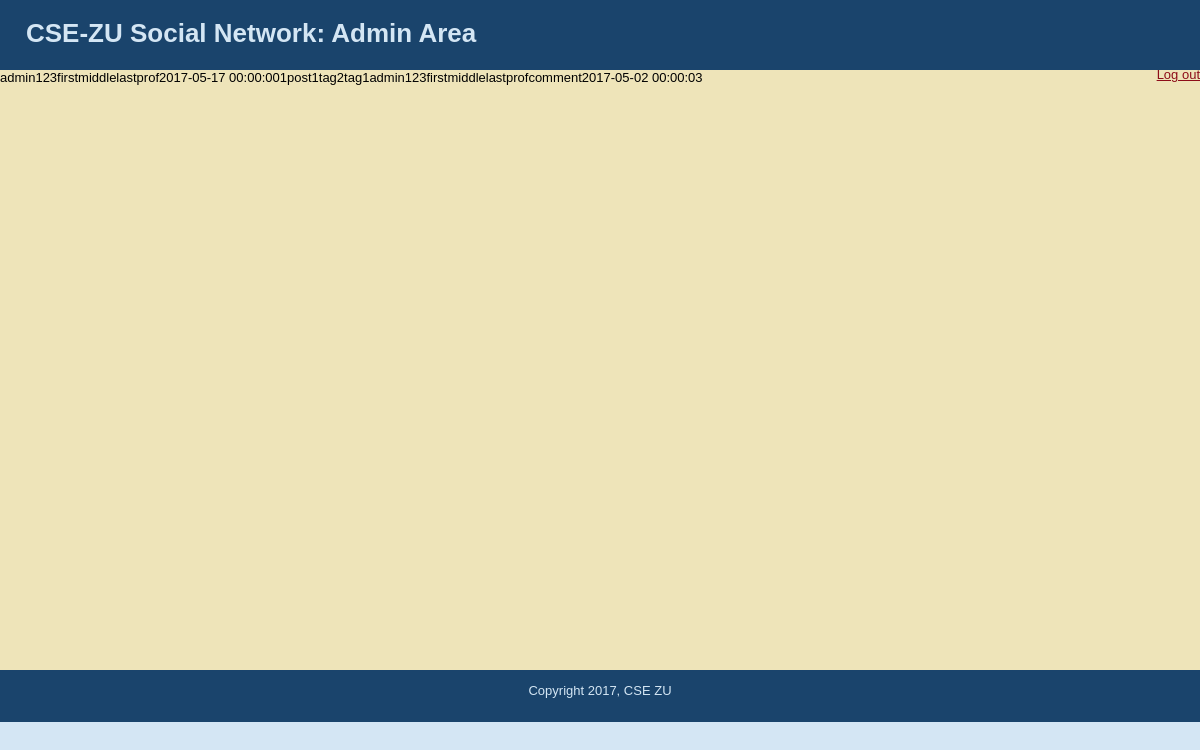
The page /pages/home/post_page.php?id=1 (signed in) on the database its author committed.
### tables this page shows
CREATE TABLE IF NOT EXISTS `user` (
  `user_id` INT UNSIGNED NOT NULL AUTO_INCREMENT,
  `first_name` TEXT NOT NULL,
  `middle_name` TEXT NULL,
  `last_name` TEXT NOT NULL,
  `username` VARCHAR(30) NOT NULL,
  `password_hash` TEXT NOT NULL,
  `about` TEXT NULL,
  `college_role` ENUM('student', 'prof', 'ta', 'emp', 'alumni') NOT NULL,
  PRIMARY KEY (`user_id`),
  INDEX `userID_idx` (`user_id` ASC),
  UNIQUE INDEX `userID_UNIQUE` (`user_id` ASC),
  UNIQUE INDEX `UserName_UNIQUE` (`username` ASC));

CREATE TABLE IF NOT EXISTS `post` (
  `post_id` INT UNSIGNED NOT NULL AUTO_INCREMENT,
  `user_id` INT UNSIGNED NOT NULL,
  `post` TEXT NULL,
  `time` DATETIME NOT NULL,
  PRIMARY KEY (`post_id`, `user_id`),
  INDEX `fk_posts_User1_idx` (`user_id` ASC),
  UNIQUE INDEX `post_id_UNIQUE` (`post_id` ASC),
  CONSTRAINT `fk_posts_User1`
    FOREIGN KEY (`user_id`)
    REFERENCES `user` (`user_id`)
    ON DELETE NO ACTION
    ON UPDATE NO ACTION);

CREATE TABLE IF NOT EXISTS `tag` (
  `tag_id` INT UNSIGNED NOT NULL AUTO_INCREMENT,
  `tag` TEXT NOT NULL,
  PRIMARY KEY (`tag_id`),
  UNIQUE INDEX `tag_id_UNIQUE` (`tag_id` ASC));

CREATE TABLE IF NOT EXISTS `comment` (
  `post_id` INT UNSIGNED NOT NULL,
  `time` DATETIME NOT NULL,
  `user_id` INT NOT NULL,
  `comment` TEXT NULL,
  INDEX `post_idx` (`post_id` ASC),
  PRIMARY KEY (`post_id`, `time`, `user_id`),
  CONSTRAINT `post`
    FOREIGN KEY (`post_id`)
    REFERENCES `post` (`post_id`)
    ON DELETE NO ACTION
    ON UPDATE NO ACTION);

### includes/session.php (called while the page is built, shortened)
<?php
	function admin_check(){
		return isset($_SESSION['admin']);
	}
?>

### includes/social_functions.php (called while the page is built, shortened)
<?php
	require_once("db_connection.php");
	function get_user_data($user_id){
        global $connection;
		$query = "SELECT * FROM user WHERE user_id = ? ";
		$get_user_stmt =  mysqli_prepare($connection, $query);
		mysqli_stmt_bind_param($get_user_stmt, "i", $user_id);
		mysqli_stmt_execute($get_user_stmt);
		$result_set = mysqli_stmt_get_result($get_user_stmt);
		return $result_set;
	}
	function get_post_data($post_id){
        global $connection;
		$query = "SELECT * FROM post WHERE post_id = ? LIMIT 1";
		$get_post_stmt =  mysqli_prepare($connection, $query);
		mysqli_stmt_bind_param($get_post_stmt, "i", $post_id);
		mysqli_stmt_execute($get_post_stmt);
		$result_set = mysqli_stmt_get_result($get_post_stmt);
		return $result_set;
	}
	function get_post_comments($post_id){
        global $connection;
		$query = "SELECT * FROM comment WHERE post_id = ? ORDER BY time DESC";
		$get_post_comments_stmt =  mysqli_prepare($connection, $query);
		mysqli_stmt_bind_param($get_post_comments_stmt, "i", $post_id);
		mysqli_stmt_execute($get_post_comments_stmt);
		$result_set = mysqli_stmt_get_result($get_post_comments_stmt);
		return $result_set;
	}
	function get_post_tags($post_id){
        global $connection;
		$query = "SELECT * FROM tag WHERE tag_id IN  ";
		$query .= "(SELECT tag_id FROM post_tag WHERE post_id = ?) ORDER BY tag DESC";
		$get_post_tags_stmt =  mysqli_prepare($connection, $query);
		mysqli_stmt_bind_param($get_post_tags_stmt, "i", $post_id);
		mysqli_stmt_execute($get_post_tags_stmt);
		$result_set = mysqli_stmt_get_result($get_post_tags_stmt);
		return $result_set;
	}
?>

### pages/home/post_page.php (the view, shortened to what this page needs)
<?php
	require_once("../../includes/session.php");
?>
<?php
	if(admin_check()){
		include("../../includes/header_admin.php");
	}else{
		include("../../includes/header.php");
		include("../../includes/sidebar.php");
	}
?>
<?php
	if (isset($_GET['id'])) {
		$post_id = $_GET['id'];
	}else{
		echo "invalid post id";
		exit;
	}
?>
<?php
	require_once("../../includes/social_functions.php");
	$post = get_post_data($post_id);
	if( $post_row = mysqli_fetch_assoc($post)) {
		 $post_user = get_user_data($post_row["user_id"]);
		 if( $post_user_row = mysqli_fetch_assoc($post_user)) {
			echo htmlentities($post_user_row["username"]);
			echo htmlentities($post_user_row["first_name"]);
			echo htmlentities($post_user_row["middle_name"]);
			echo htmlentities($post_user_row["last_name"]);
			echo htmlentities($post_user_row["college_role"]);
		 }
		echo htmlentities($post_row["time"]);
		echo htmlentities($post_row["user_id"]);
		echo htmlentities($post_row["post"]);
		echo htmlentities($post_row["post_id"]);
		$post_tags = get_post_tags($post_id);
		while( $post_tag_row = mysqli_fetch_assoc($post_tags)) {
			echo htmlentities($post_tag_row["tag"]);
		}
		$post_comment = get_post_comments($post_row["post_id"]);
		 while( $post_comment_row = mysqli_fetch_assoc($post_comment)) {
			$comment_user = get_user_data($post_comment_row["user_id"]);
			 if( $comment_user_row = mysqli_fetch_assoc($comment_user)) {
				echo htmlentities($post_user_row["username"]);
				echo htmlentities($post_user_row["first_name"]);
				echo htmlentities($post_user_row["middle_name"]);
				echo htmlentities($post_user_row["last_name"]);
				echo htmlentities($post_user_row["college_role"]);
			 }
			echo htmlentities($post_comment_row["comment"]);
			echo htmlentities($post_comment_row["time"]);
		 }
	}else{
		echo "post not found";
	}
?>
<?php
	if(admin_check()){
		include("../../includes/footer_admin.php");
	}else{
		include("../../includes/footer.php");
	}
?>

### stylesheets/public.css (style rules this page uses)
html { height: 100%; width: 100%; }
body { width: 100%; height: 100%; margin: 0px; padding: 0px; border: 0px; font-family: Verdana, Arial, Helvetica, sans-serif; background: #D4E6F4; font-size: 13px; line-height: 15px; }

### rows shown on the page
user: username "admin123", first_name "first", middle_name "middle", last_name "last", college_role "prof"
post: time "2017-05-17 00:00:00", user "1", post "post", post "1"
tag: tag "tag2"
tag: tag "tag1"
comment: user.username "admin123", user.first_name "first", user.middle_name "middle", user.last_name "last", user.college_role "prof", comment "comment", time "2017-05-02 00:00:03"
